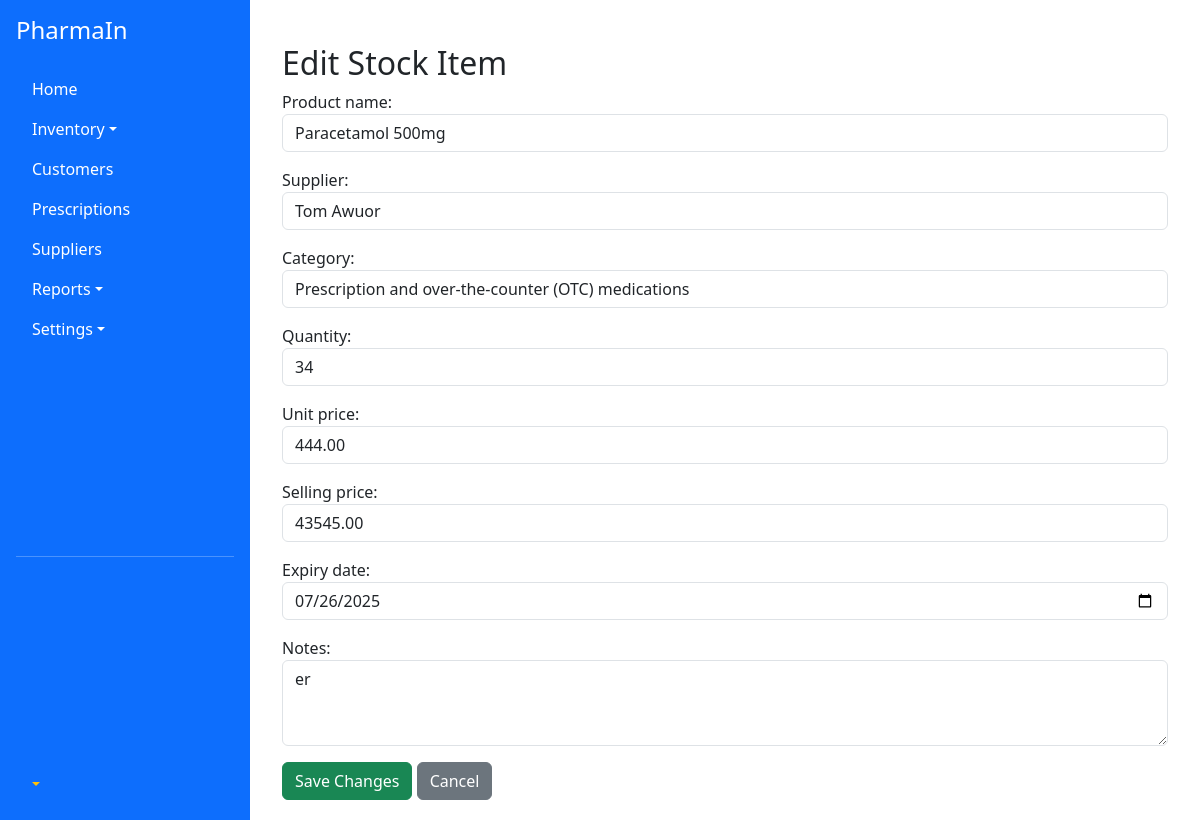
Before: /stockitem/1/edit/ (signed in) with the older database file.
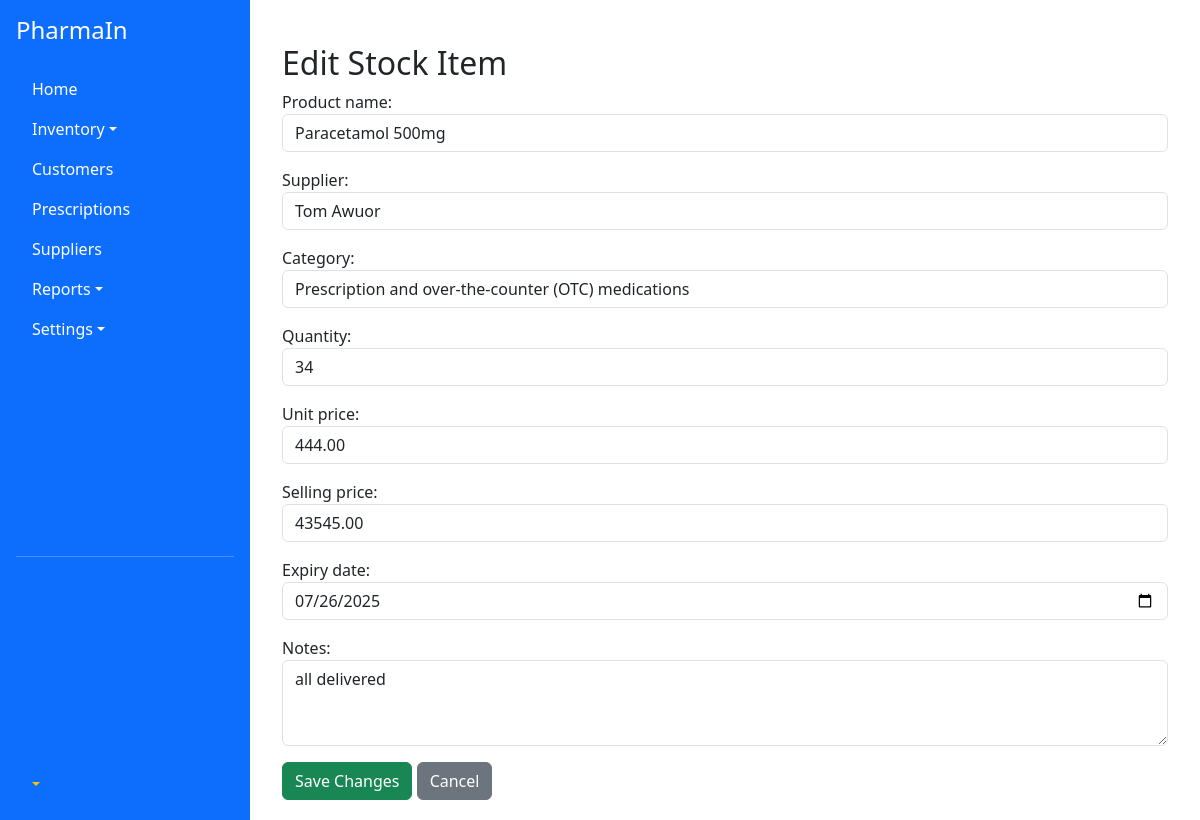
After: the same page with the newer database file.
### inventory/models.py (models this page shows, shortened)
class StockItem(models.Model):
    product_name = models.CharField(max_length=255)
    supplier = models.ForeignKey(Supplier, on_delete=models.CASCADE)
    category = models.ForeignKey(Category, on_delete=models.CASCADE)
    quantity = models.PositiveIntegerField()
    unit_price = models.DecimalField(max_digits=10, decimal_places=2)
    selling_price = models.DecimalField(max_digits=10, decimal_places=2)
    expiry_date = models.DateField(null=True, blank=True)
    notes = models.TextField(blank=True, null=True)
    added_on = models.DateTimeField(auto_now_add=True)

### inventory/views.py (the view)
# urls.py: path('stockitem/<int:stockitem_id>/edit/', views.edit_stock, name='edit-stock'),
@user_passes_test(lambda u: u.is_staff)
def edit_stock(request, stockitem_id):
    stockitem_obj = get_object_or_404(StockItem, pk=stockitem_id)
    form = StockForm(request.POST or None, instance=stockitem_obj)
    if request.method == 'POST' and form.is_valid():
        form.save()
        messages.success(request, 'Changes successfully saved')
        return redirect('all-stock')
    return render(request, 'inventory/edit_stock.html', {'form': form, 'stockitem_obj': stockitem_obj})

### inventory/forms.py
class StockForm(forms.ModelForm):
    class Meta:
        model = StockItem
        fields = ['product_name', 'supplier', 'category', 'quantity', 'unit_price', 'selling_price', 'expiry_date', 'notes']
        widgets = {
            'product_name': forms.TextInput(attrs={'class': 'form-control', 'placeholder': 'Enter product name'}),
            'supplier': forms.Select(attrs={'class': 'form-control'}),
            'category': forms.Select(attrs={'class': 'form-control'}),
            'quantity': forms.NumberInput(attrs={'class': 'form-control', 'min': 1}),
            'unit_price': forms.NumberInput(attrs={'class': 'form-control', 'step': '0.01'}),
            'selling_price': forms.NumberInput(attrs={'class': 'form-control', 'step': '0.01', 'placeholder': 'Enter selling price'}),
            'expiry_date': forms.DateInput(attrs={'class': 'form-control', 'type': 'date'}),
            'notes': forms.Textarea(attrs={
                'class': 'form-control',
                'rows': 3,
                'placeholder': 'Add any relevant notes (e.g. batch number, condition, etc.)'
            }),
        }

### inventory/models.py (called while the page is built)
    def __str__(self):
        return self.name

### templates/inventory/edit_stock.html (shortened to what this page needs)
{% extends 'base/main.html' %}
{% block content %}
<div class="container mt-4">
  <h2>Edit Stock Item</h2>
  <form method="post">
    {{ form.as_p }}
    <button type="submit" class="btn btn-success">Save Changes</button>
    <a href="{% url 'all-stock' %}" class="btn btn-secondary">Cancel</a>
  </form>
</div>
{% endblock %}

Changed rows visible on the page:
changed StockItem "Paracetamol 500mg": notes "er" → "all delivered"
